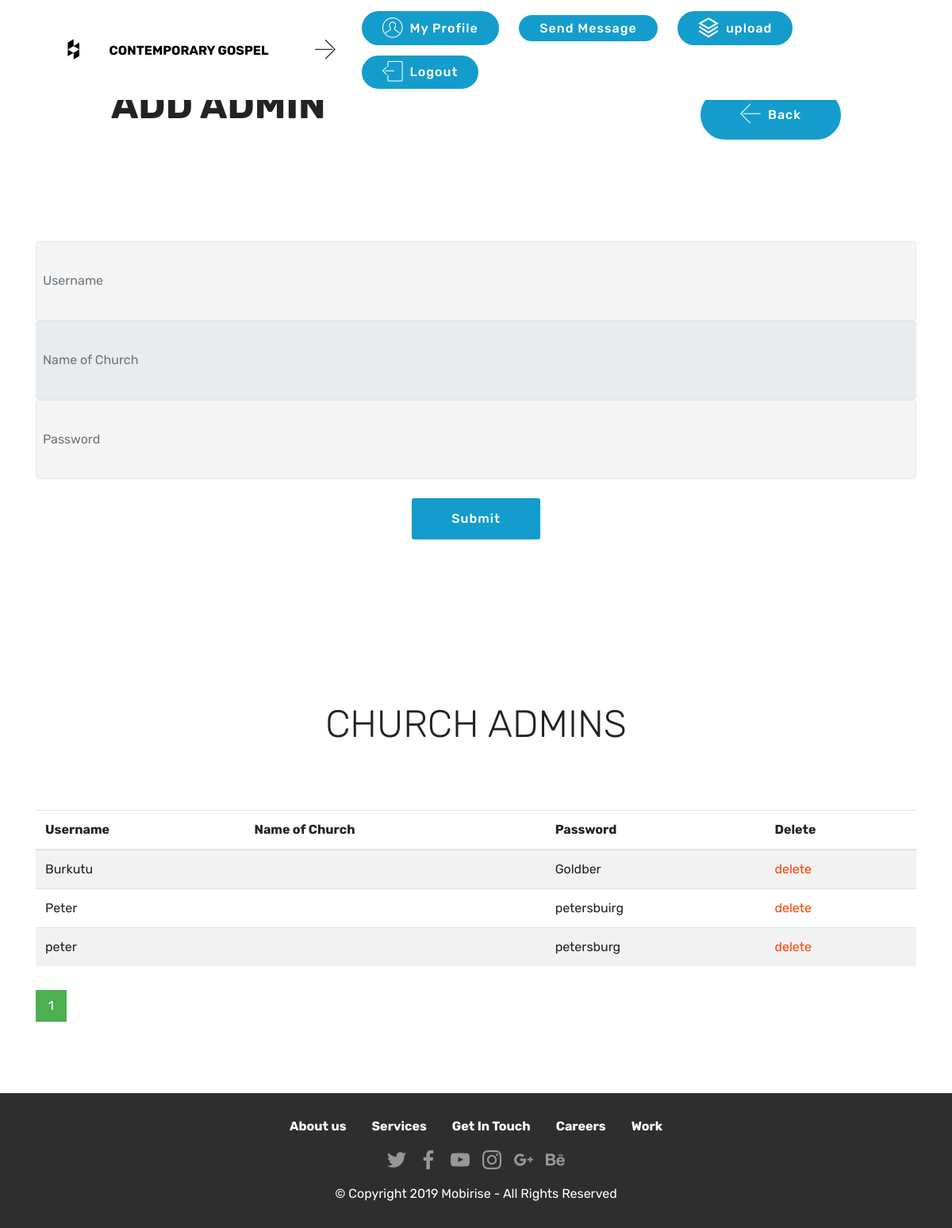
The app's page /admin/add_admin.php with its own data.
### tables this page shows
CREATE TABLE IF NOT EXISTS `church_administrator` (
  `id` int(250) NOT NULL AUTO_INCREMENT,
  `user` varchar(124) NOT NULL,
  `pass` varchar(150) NOT NULL,
  PRIMARY KEY (`id`)
);

### admin/add_admin.php (the view, shortened to what this page needs)
<!DOCTYPE html>
<html  >
<head>
  <link rel="stylesheet" href="assets/web/assets/mobirise-icons2/mobirise2.css">
  <link rel="stylesheet" href="assets/web/assets/mobirise-icons/mobirise-icons.css">
  <link rel="stylesheet" href="assets/web/assets/mobirise-icons-bold/mobirise-icons-bold.css">
  <link rel="stylesheet" href="assets/bootstrap/css/bootstrap.min.css">
  <link rel="stylesheet" href="assets/bootstrap/css/bootstrap-grid.min.css">
  <link rel="stylesheet" href="assets/bootstrap/css/bootstrap-reboot.min.css">
  <link rel="stylesheet" href="assets/tether/tether.min.css">
  <link rel="stylesheet" href="assets/socicon/css/styles.css">
  <link rel="stylesheet" href="assets/dropdown/css/style.css">
  <link rel="stylesheet" href="assets/theme/css/style.css">
  <link rel="preload" as="style" href="assets/mobirise/css/mbr-additional.css"><link rel="stylesheet" href="assets/mobirise/css/mbr-additional.css" type="text/css">
</head>
<body>
  <section class="mbr-section info1 cid-rRVpzJ72Ii" id="info1-11">
    <div class="container">
        <div class="row justify-content-center content-row">
            <div class="media-container-column title col-12 col-lg-7 col-md-6">
            <h2 class="align-left mbr-bold mbr-fonts-style display-2">ADD ADMIN</h2>
                <h3 class="mbr-section-subtitle align-left mbr-light pb-3 mbr-fonts-style display-5">
                </h3>
            </div>
            <div class="media-container-column col-12 col-lg-3 col-md-4">
                <div class="mbr-section-btn align-right py-4"><a class="btn btn-primary display-4" href="index.php"><span class="mbri-left mbr-iconfont mbr-iconfont-btn"></span>Back</a></div>
            </div>
        </div><br><br><br><br>
        <center>
        <form action="add_admin.php" method="POST" enctype="multipart/form-data" class="mbr-form form-with-styler">
            <div class="dragArea row">
                <div class="form-group col" data-for="email">
                <input type="text" name="user" placeholder="Username" data-form-field="Email" required="required" class="form-control display-7" id="email-form3-10" style="height:100px;">
                <input type="text" name="name_of_church" placeholder="Name of Church" data-form-field="Email" required="required" class="form-control display-7" id="email-form3-10" style="height:100px;" value="<?php
$conn=mysql_connect("localhost","root","");
$sql ="SELECT* FROM administrator WHERE email='".$_SESSION['email']."'";
$mine=mysql_query($sql,$conn);
while($row = mysql_fetch_array($mine, MYSQL_ASSOC)) {
echo "{$row['name_of_church']}";} ?>" disabled>
                <input type="password" name="pass" placeholder="Password" data-form-field="Email" required="required" class="form-control display-7" id="email-form3-10" style="height:100px;">
<br>
<button type="submit" class="btn btn-primary  display-4" name="submit">Submit</button>
                </div>
            </div>
        </form></center>
    </div>
</section>
<section class="engine"><a href="https://mobirise.info">Mobirise</a></section><section class="step1 cid-rRVq0hW7PP" id="step1-15">
    <div class="container">
        <h2 class="mbr-section-title pb-3 mbr-fonts-style align-center display-2">CHURCH ADMINS</h2>
        <h3 class="mbr-section-subtitle pb-5 mbr-fonts-style align-center display-5">
            </h3>
            <table class="table table-striped table-hover">
<thead>
    <tr>
        <th>Username</th>
        <th>Name of Church</th>
        <th>Password</th>
        <th>Delete</th>
    </tr>
</thead>
<tbody>
<?php
$num_per_page=05;
if(isset($_GET["page"])){
$page=$_GET["page"];
}
else
{
$page=1;
}
$sql="SELECT * from church_administrator";
$rs_result=mysql_query($sql);
?>
<?php
while($row=mysql_fetch_array($rs_result,MYSQL_ASSOC)){
?>
<tr>
<td><?php echo $row['user']; ?></td>
<td><?php echo $row['name_of_church']; ?></td>
<td><?php echo $row['pass']; ?></td>
<td><?php echo"<a href='add_delete.php?delete=$row[id]'style='color:orangered'>delete</a>"?></td></tr>
<?php
};
?>
</table>
<?php
$sql="SELECT * from church_administrator";
$rs_result=mysql_query($sql);
$total_records=mysql_num_rows($rs_result);
$total_pages=ceil($total_records/$num_per_page);
echo "<div class='pagination'>";
for($i=1;$i<=$total_pages;$i++){
    if($i==$page)
echo" <a class='active' href='add_admin.php?page=".$i."'>".$i."</a>&nbsp;";
else
echo'<a href="add_admin.php?page='.$i.'">'.$i.'</a>';
    }
    echo"</div>";
?>
        </div>
</section>
<section class="menu cid-rRVpzK0CL0" once="menu" id="menu2-12">
    <nav class="navbar navbar-expand beta-menu navbar-dropdown align-items-center navbar-fixed-top navbar-toggleable-sm">
        <div class="menu-logo">
            <div class="navbar-brand">
                <span class="navbar-caption-wrap"><a class="navbar-caption text-black display-4" href="https://mobirise.co"><span class="socicon socicon-houzz mbr-iconfont mbr-iconfont-btn"></span></a><a class="navbar-caption text-black display-4" href="https://mobirise.co" style="background-color: rgb(255, 255, 255); display: inline !important;">CONTEMPORARY GOSPEL</a></span>
            </div>
        </div>
        <div class="collapse navbar-collapse" id="navbarSupportedContent">
            <ul class="navbar-nav nav-dropdown" data-app-modern-menu="true"><li class="nav-item">
                    <a class="nav-link link text-black display-4" href="https://mobirise.co"><span class="mbri-right mbr-iconfont mbr-iconfont-btn"></span></a>
                </li></ul>
            <div class="navbar-buttons mbr-section-btn"><a class="btn btn-sm btn-primary display-4" href="page1.php"><span class="mbri-user mbr-iconfont mbr-iconfont-btn"></span>
                    My Profile</a>  <a class="btn btn-sm btn-primary display-4" href="page4.php">Send Message</a>           <a class="btn btn-sm btn-primary display-4" href="page3.php"><span class="mobi-mbri mobi-mbri-layers mbr-iconfont mbr-iconfont-btn"></span>upload</a> <a class="btn btn-sm btn-primary display-4" href="../index/login.php"><span class="mbri-logout mbr-iconfont mbr-iconfont-btn"></span>
                    Logout</a></div>
        </div>
    </nav>
</section>
<section once="footers" class="cid-rRVpzLU1nw" id="footer7-14">
    <div class="container">
        <div class="media-container-row align-center mbr-white">
            <div class="row row-links">
                <ul class="foot-menu">
                <li class="foot-menu-item mbr-fonts-style display-7">
                        <a class="text-white mbr-bold" href="#" target="_blank">About us</a>
                    </li><li class="foot-menu-item mbr-fonts-style display-7">
                        <a class="text-white mbr-bold" href="#" target="_blank">Services</a>
                    </li><li class="foot-menu-item mbr-fonts-style display-7">
                        <a class="text-white mbr-bold" href="#" target="_blank">Get In Touch</a>
                    </li><li class="foot-menu-item mbr-fonts-style display-7">
                        <a class="text-white mbr-bold" href="#" target="_blank">Careers</a>
                    </li><li class="foot-menu-item mbr-fonts-style display-7">
                        <a class="text-white mbr-bold" href="#" target="_blank">Work</a>
                    </li></ul>
            </div>
            <div class="row social-row">
                <div class="social-list align-right pb-2">
                <div class="soc-item">
                        <a href="https://twitter.com/mobirise" target="_blank">
                            <span class="socicon-twitter socicon mbr-iconfont mbr-iconfont-social"></span>
                        </a>
                    </div><div class="soc-item">
                        <a href="https://www.facebook.com/pages/Mobirise/1616226671953247" target="_blank">
                            <span class="socicon-facebook socicon mbr-iconfont mbr-iconfont-social"></span>
                        </a>
                    </div><div class="soc-item">
                        <a href="https://www.youtube.com/c/mobirise" target="_blank">
                            <span class="socicon-youtube socicon mbr-iconfont mbr-iconfont-social"></span>
                        </a>
                    </div><div class="soc-item">
                        <a href="https://instagram.com/mobirise" target="_blank">
                            <span class="socicon-instagram socicon mbr-iconfont mbr-iconfont-social"></span>
                        </a>
                    </div><div class="soc-item">
                        <a href="https://plus.google.com/u/0/+Mobirise" target="_blank">
                            <span class="socicon-googleplus socicon mbr-iconfont mbr-iconfont-social"></span>
                        </a>
                    </div><div class="soc-item">
                        <a href="https://www.behance.net/Mobirise" target="_blank">
                            <span class="socicon-behance socicon mbr-iconfont mbr-iconfont-social"></span>
                        </a>
                    </div></div>
            </div>
            <div class="row row-copirayt">
                <p class="mbr-text mb-0 mbr-fonts-style mbr-white align-center display-7">
                    © Copyright 2019 Mobirise - All Rights Reserved
                </p>
            </div>
        </div>
    </div>
</section>
</body>
</html>

### admin/assets/dropdown/css/style.css (style rules this page uses)
.navbar-dropdown { left: 0; padding: 0; position: absolute; right: 0; top: 0; transition: all 0.45s ease; z-index: 1030; background: #282828; }
.navbar-dropdown .navbar-caption { font-weight: 700; white-space: normal; vertical-align: -4px; line-height: 3.125rem !important; }
.navbar-dropdown .navbar-caption, .navbar-dropdown .navbar-caption:hover { color: inherit; text-decoration: none; }
.navbar-dropdown.navbar-fixed-top { position: fixed; }
.navbar-dropdown .navbar-brand span { vertical-align: -4px; }
.nav-dropdown { font-size: 0.75rem; font-weight: 500; height: auto !important; }
.nav-dropdown .link { margin: .667em 1.667em; font-weight: 500; padding: 0; transition: color .2s ease-in-out; }
.nav-dropdown .link::after, .nav-dropdown .dropdown-item::after { color: inherit; }

### admin/add_admin.php (style rules this page uses)
.pagination a { color:black; float:left; padding:8px 16px; text-decoration:none; transition:background-color .3s; }
.pagination a.active { background-color:#4caf50; color:#fff; }
.pagination { margin-top:30px; }

### records on screen
church_administrator: user "Burkutu", pass "Goldber"
church_administrator: user "Peter", pass "petersbuirg"
church_administrator: user "peter", pass "petersburg"
